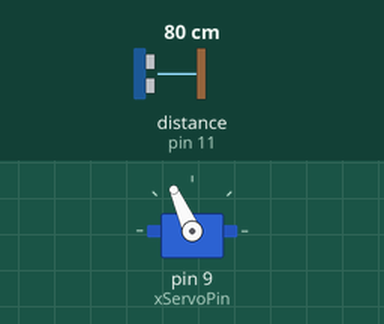
Bench run of a sketch on a simulated Arduino Uno, built with avr-gcc and run on an emulated ATmega328P. Shown: servo. Wiring (inferred from the names in the program): ultrasonic range finder: trigger pin 10; echo pin 11. Inputs (shaded band) come from the test bench; at power-on: distance to the obstacle (sensor on pin 11) 80 cm. The echo pulse lasts 58.3 µs per cm; what the sketch prints to the serial monitor is not drawn.

Above: at 1.2 s.
1.3 s: distance to the obstacle (sensor on pin 11) set to 2 cm
At 2.3 s:
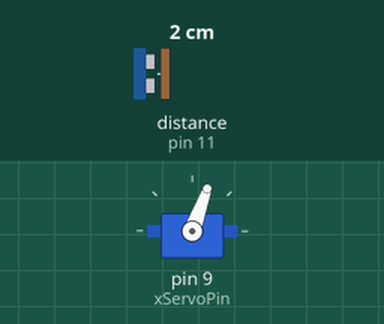
4.3 s: distance to the obstacle (sensor on pin 11) set to 120 cm
At 5.0 s:
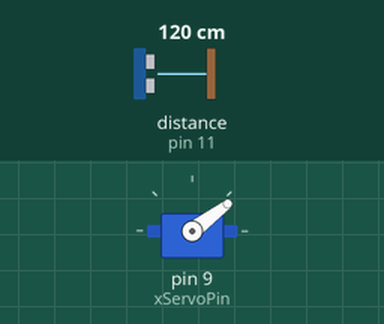
7.3 s: distance to the obstacle (sensor on pin 11) set to 299 cm
At 9.3 s:
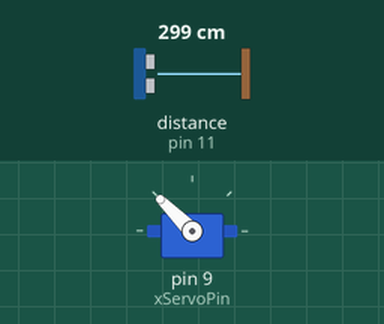
Timing chart, 0 to 16.3 s (numbered marks = the images above; inputs shaded):
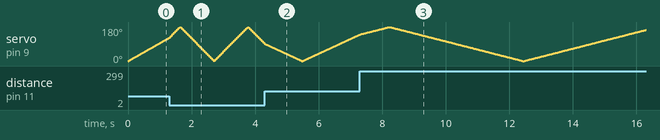

The sketch:

Arduino_code_-_Arduino_rador_project.ino
```cpp
/*Project started: 01-11-2022
 *
 *
 *
 */
 #include<Servo.h>

 Servo xServo;
 const int xServoPin = 9;
 const int trigPin = 10;
 const int echoPin  = 11;


 long duration;
 int distance;

 int timeGap =  5;

void setup() {
    xServo.attach(xServoPin);
    pinMode(echoPin, INPUT);
    pinMode(trigPin, OUTPUT);

    Serial.begin(9600);
}
long Dis;

void loop() {

  //Runs the servo from 15 to 165 degree, calculates distance and prints it to the Serial Monitor.
for(int i = 0; i<=180; i++)
{
  xServo.write(i);
  delay(timeGap);
  Dis= calculateDistance();

  Serial.print(i);
  Serial.print(',');
  Serial.print(Dis);
  Serial.print('.');
}


  //Runs the servo from 165 to 15 degree, calculates distance and prints it to the Serial Monitor.
for(int i = 180; i>=0; i--)
{
  xServo.write(i);
  delay(timeGap);
 Dis = calculateDistance();

  Serial.print(i);
  Serial.print(',');
  Serial.print(Dis);
  Serial.print('.');
}
}


int calculateDistance()
{
digitalWrite(trigPin, LOW);
delayMicroseconds(2);
digitalWrite(trigPin, HIGH);
delayMicroseconds(10);
digitalWrite(trigPin, LOW);

duration = pulseIn(echoPin, HIGH);
distance = (duration*0.034)/2;  //Returns the distance in millimeter.

return distance;
}
```
